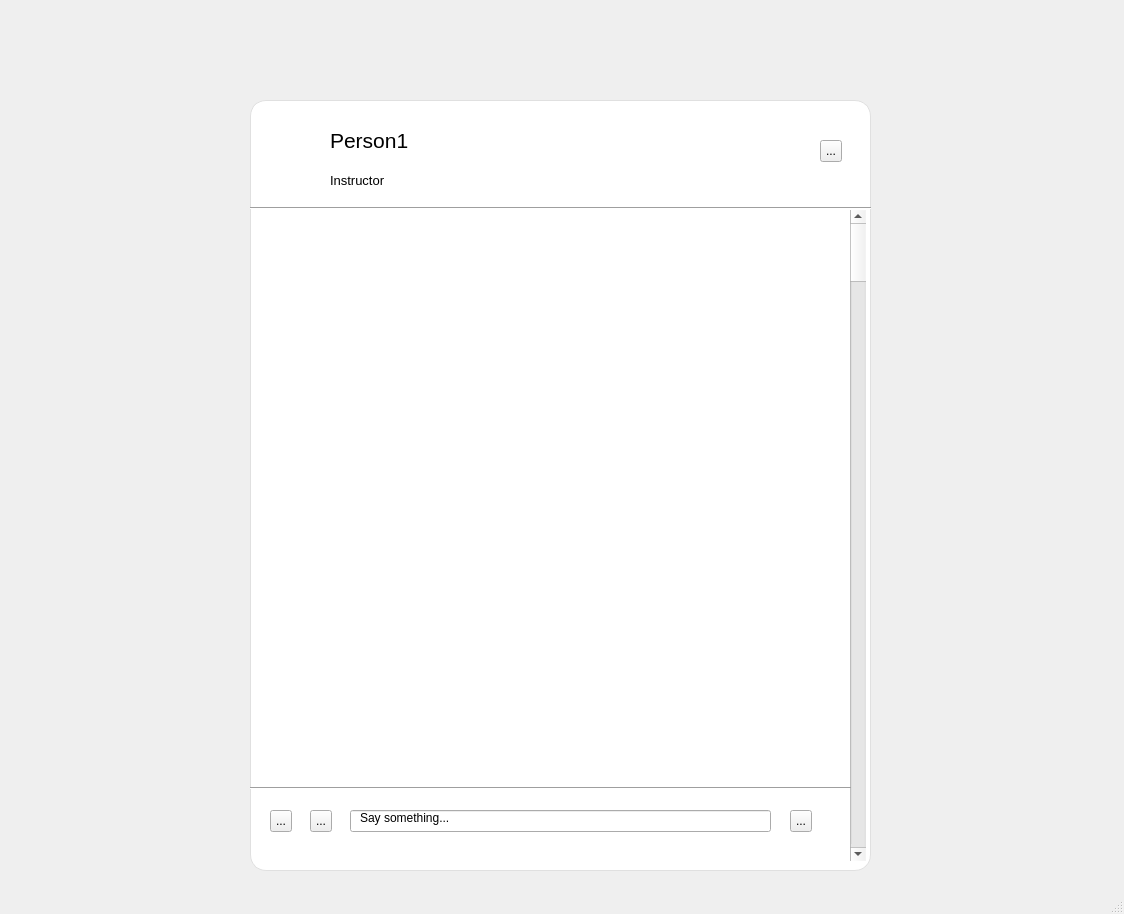
<?xml version="1.0" encoding="UTF-8"?>
<ui version="4.0">
 <class>MainWindow</class>
 <widget class="QMainWindow" name="MainWindow">
  <property name="geometry">
   <rect>
    <x>0</x>
    <y>0</y>
    <width>1124</width>
    <height>914</height>
   </rect>
  </property>
  <property name="windowTitle">
   <string>MainWindow</string>
  </property>
  <widget class="QWidget" name="centralwidget">
   <widget class="QWidget" name="message_widget" native="true">
    <property name="geometry">
     <rect>
      <x>250</x>
      <y>100</y>
      <width>621</width>
      <height>771</height>
     </rect>
    </property>
    <property name="styleSheet">
     <string notr="true">QWidget#message_widget {
    background-color: white;
    border-radius: 16px;
    border: 1px solid #e0e0e0;
    padding: 10px;
}
</string>
    </property>
    <widget class="QLabel" name="name_header">
     <property name="geometry">
      <rect>
       <x>80</x>
       <y>10</y>
       <width>241</width>
       <height>61</height>
      </rect>
     </property>
     <property name="font">
      <font>
       <family>Arial</family>
       <pointsize>16</pointsize>
      </font>
     </property>
     <property name="text">
      <string>Person1</string>
     </property>
    </widget>
    <widget class="QLabel" name="header2_accesslvl">
     <property name="geometry">
      <rect>
       <x>80</x>
       <y>60</y>
       <width>241</width>
       <height>41</height>
      </rect>
     </property>
     <property name="font">
      <font>
       <family>Arial</family>
       <pointsize>10</pointsize>
      </font>
     </property>
     <property name="text">
      <string>Instructor</string>
     </property>
    </widget>
    <widget class="Line" name="line_3">
     <property name="geometry">
      <rect>
       <x>0</x>
       <y>100</y>
       <width>631</width>
       <height>16</height>
      </rect>
     </property>
     <property name="orientation">
      <enum>Qt::Horizontal</enum>
     </property>
    </widget>
    <widget class="QToolButton" name="toolButton">
     <property name="geometry">
      <rect>
       <x>570</x>
       <y>40</y>
       <width>22</width>
       <height>22</height>
      </rect>
     </property>
     <property name="text">
      <string>...</string>
     </property>
    </widget>
    <widget class="QScrollBar" name="verticalScrollBar">
     <property name="geometry">
      <rect>
       <x>600</x>
       <y>110</y>
       <width>16</width>
       <height>651</height>
      </rect>
     </property>
     <property name="orientation">
      <enum>Qt::Vertical</enum>
     </property>
    </widget>
    <widget class="QLineEdit" name="lineedit_msg">
     <property name="geometry">
      <rect>
       <x>100</x>
       <y>710</y>
       <width>421</width>
       <height>22</height>
      </rect>
     </property>
    </widget>
    <widget class="Line" name="line_4">
     <property name="geometry">
      <rect>
       <x>-10</x>
       <y>680</y>
       <width>611</width>
       <height>16</height>
      </rect>
     </property>
     <property name="orientation">
      <enum>Qt::Horizontal</enum>
     </property>
    </widget>
    <widget class="QToolButton" name="button_attachments">
     <property name="geometry">
      <rect>
       <x>20</x>
       <y>710</y>
       <width>22</width>
       <height>22</height>
      </rect>
     </property>
     <property name="text">
      <string>...</string>
     </property>
    </widget>
    <widget class="QToolButton" name="button_link">
     <property name="geometry">
      <rect>
       <x>60</x>
       <y>710</y>
       <width>22</width>
       <height>22</height>
      </rect>
     </property>
     <property name="text">
      <string>...</string>
     </property>
    </widget>
    <widget class="QToolButton" name="button_send">
     <property name="geometry">
      <rect>
       <x>540</x>
       <y>710</y>
       <width>22</width>
       <height>22</height>
      </rect>
     </property>
     <property name="text">
      <string>...</string>
     </property>
    </widget>
    <widget class="QLabel" name="label_placeholder">
     <property name="geometry">
      <rect>
       <x>110</x>
       <y>710</y>
       <width>161</width>
       <height>16</height>
      </rect>
     </property>
     <property name="text">
      <string>Say something...</string>
     </property>
    </widget>
   </widget>
  </widget>
  <widget class="QMenuBar" name="menubar">
   <property name="geometry">
    <rect>
     <x>0</x>
     <y>0</y>
     <width>1124</width>
     <height>22</height>
    </rect>
   </property>
  </widget>
  <widget class="QStatusBar" name="statusbar"/>
 </widget>
 <resources/>
 <connections/>
</ui>
